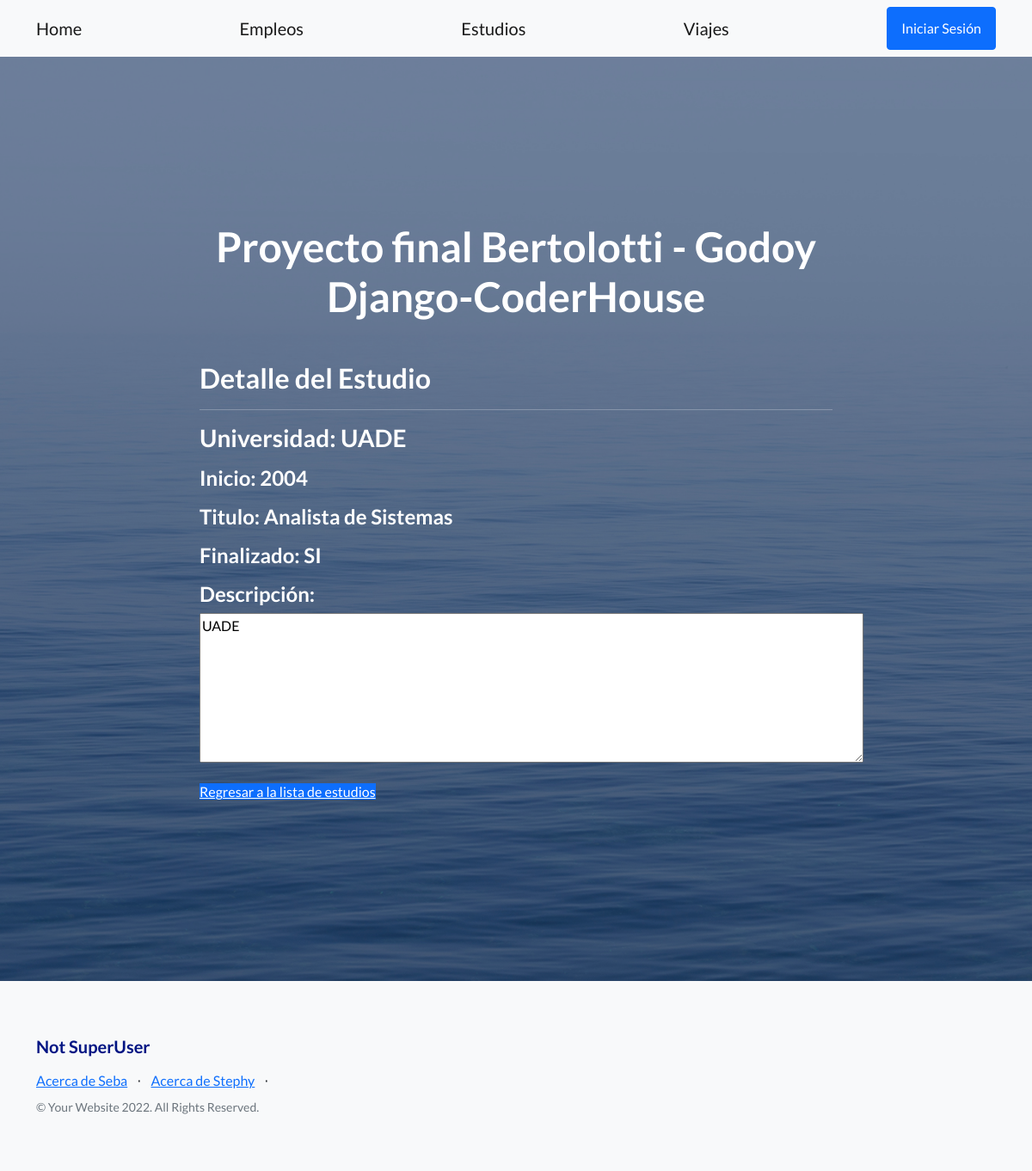
The page /estudio/estudio/2/detail on the database its author committed.
### estudio/models.py (models this page shows, shortened)
class Estudio(models.Model):
    universidad = models.CharField(max_length=40)
    anio_inicio = models.IntegerField()
    titulo = models.CharField(max_length=40)
    finalizado = models.CharField(max_length=2)

### estudio/views.py (the view)
# urls.py: path('estudio/<int:pk>/detail', views.EstudioDetailView.as_view(), name='estudio-detail'),
class EstudioDetailView(DetailView):
    model = Estudio
    template_name = "estudio/estudio_detail.html"

### estudio/templates/estudio/estudio_detail.html
{% extends "home/index.html" %}
{% load static %}
{% block FinalProject_content %}
<h2>Detalle del Estudio</h2>
<hr></hr>
<p><h3>Universidad: {{ estudio.universidad }}</h3></p>
<p><h4>Inicio: {{ estudio.anio_inicio }}</h4></p>
<p><h4>Titulo: {{ estudio.titulo }}</h4></p>
<p><h4>Finalizado: {{ estudio.finalizado }}</h4></p>
<h4>Descripción:</h4>
<p><textarea readonly rows="7" cols="90" >{{ estudio.universidad }}</textarea></p>
<p><a class="btn2 btn-primary" href="{% url 'estudio:estudio-list' %}">Regresar a la lista de estudios</a></p>
{% endblock %}

### rows shown on the page
Estudio: universidad "UADE", anio_inicio "2004", titulo "Analista de Sistemas", finalizado "SI"
